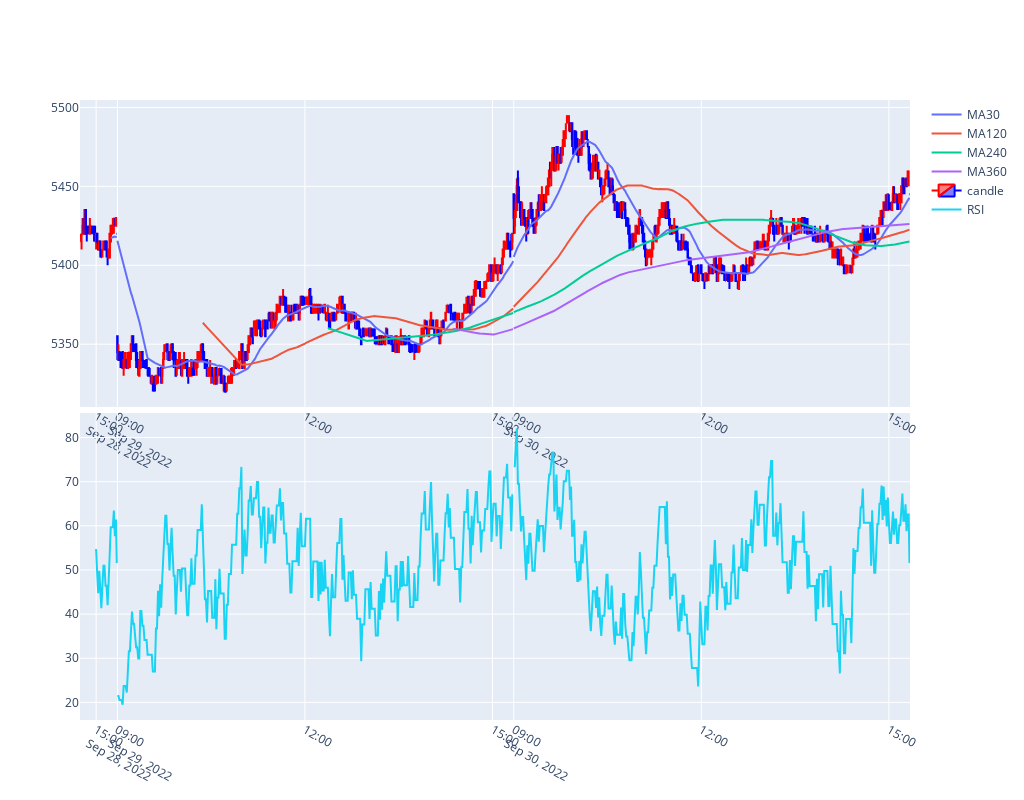

Notebook code cell kept with this figure:
### Markdown cell above
RSI

### Code cell
print_graphic_objects(make_pmas(df=data, x=xindices, include_candle=True), make_rsi(df=data, x=xindices))

### Figure 1 — Plotly figure (JSON) as saved in the notebook; plotly's stock layout.template omitted (floating-point values rounded to 4 significant figures; data arrays with more than 128 entries replaced by an {"elided": "..."} marker saying what was removed)
{"data": [{"name": "MA30", "type": "scatter", "x": {"elided": "800 str values"}, "xaxis": "x", "y": {"elided": "800 float values"}, "yaxis": "y"}, {"name": "MA120", "type": "scatter", "x": {"elided": "800 str values"}, "xaxis": "x", "y": {"elided": "800 float values"}, "yaxis": "y"}, {"name": "MA240", "type": "scatter", "x": {"elided": "800 str values"}, "xaxis": "x", "y": {"elided": "800 float values"}, "yaxis": "y"}, {"name": "MA360", "type": "scatter", "x": {"elided": "800 str values"}, "xaxis": "x", "y": {"elided": "800 float values"}, "yaxis": "y"}, {"close": {"elided": "800 int values"}, "decreasing": {"line": {"color": "blue"}}, "high": {"elided": "800 int values"}, "increasing": {"line": {"color": "red"}}, "low": {"elided": "800 int values"}, "name": "candle", "open": {"elided": "800 int values"}, "type": "candlestick", "x": {"elided": "800 str values"}, "xaxis": "x", "yaxis": "y"}, {"name": "RSI", "type": "scatter", "x": {"elided": "800 str values"}, "xaxis": "x2", "y": {"elided": "800 float values"}, "yaxis": "y2"}], "layout": {"height": 800, "width": 1024, "xaxis": {"anchor": "y", "domain": [0, 1], "matches": "x2", "nticks": 20, "rangebreaks": [{"bounds": ["sat", "mon"]}, {"bounds": [15.51, 9], "pattern": "hour"}, {"bounds": [15.33, 15.5], "pattern": "hour"}], "rangeslider": {"visible": false}, "showgrid": true, "showticklabels": true}, "xaxis2": {"anchor": "y2", "domain": [0, 1], "nticks": 20, "rangebreaks": [{"bounds": ["sat", "mon"]}, {"bounds": [15.51, 9], "pattern": "hour"}, {"bounds": [15.33, 15.5], "pattern": "hour"}], "rangeslider": {"visible": false}, "showgrid": true, "showticklabels": true}, "yaxis": {"anchor": "x", "domain": [0.505, 1]}, "yaxis2": {"anchor": "x2", "domain": [0, 0.495]}}}
